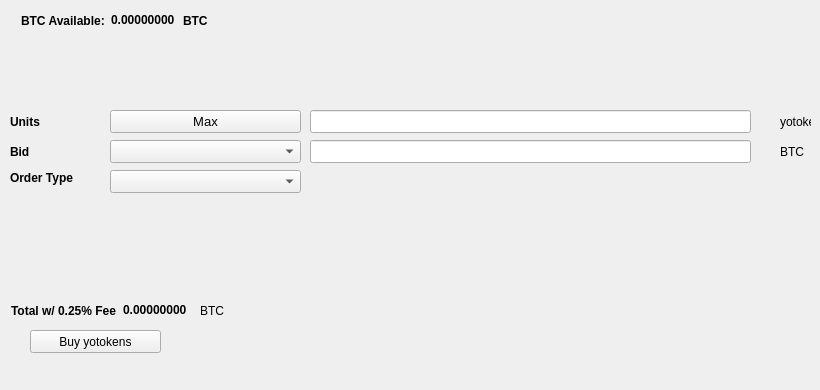
   <widget class="QWidget" name="BuyTab">
    <attribute name="title">
     <string>Buy</string>
    </attribute>
    <widget class="QPushButton" name="Buyyotokens">
     <property name="geometry">
      <rect>
       <x>30</x>
       <y>330</y>
       <width>131</width>
       <height>23</height>
      </rect>
     </property>
     <property name="text">
      <string>Buy yotokens</string>
     </property>
     <property name="icon">
      <iconset resource="../yotokens.qrc">
       <normaloff>:/icons/bitcoin</normaloff>:/icons/bitcoin</iconset>
     </property>
    </widget>
    <widget class="QLabel" name="label_3">
     <property name="geometry">
      <rect>
       <x>10</x>
       <y>110</y>
       <width>46</width>
       <height>23</height>
      </rect>
     </property>
     <property name="font">
      <font>
       <weight>75</weight>
       <bold>true</bold>
      </font>
     </property>
     <property name="text">
      <string>Units</string>
     </property>
    </widget>
    <widget class="QLineEdit" name="UnitsInput">
     <property name="geometry">
      <rect>
       <x>310</x>
       <y>110</y>
       <width>441</width>
       <height>23</height>
      </rect>
     </property>
     <property name="font">
      <font>
       <pointsize>9</pointsize>
       <weight>75</weight>
       <bold>true</bold>
      </font>
     </property>
    </widget>
    <widget class="QLineEdit" name="BuyBidPriceEdit">
     <property name="geometry">
      <rect>
       <x>310</x>
       <y>140</y>
       <width>441</width>
       <height>23</height>
      </rect>
     </property>
     <property name="font">
      <font>
       <pointsize>9</pointsize>
       <weight>75</weight>
       <bold>true</bold>
      </font>
     </property>
    </widget>
    <widget class="QLabel" name="label_4">
     <property name="geometry">
      <rect>
       <x>780</x>
       <y>110</y>
       <width>31</width>
       <height>23</height>
      </rect>
     </property>
     <property name="text">
      <string>yotokens</string>
     </property>
    </widget>
    <widget class="QLabel" name="label_5">
     <property name="geometry">
      <rect>
       <x>780</x>
       <y>140</y>
       <width>31</width>
       <height>23</height>
      </rect>
     </property>
     <property name="text">
      <string>BTC</string>
     </property>
    </widget>
    <widget class="QLabel" name="label_6">
     <property name="geometry">
      <rect>
       <x>10</x>
       <y>140</y>
       <width>46</width>
       <height>23</height>
      </rect>
     </property>
     <property name="font">
      <font>
       <weight>75</weight>
       <bold>true</bold>
      </font>
     </property>
     <property name="text">
      <string>Bid</string>
     </property>
    </widget>
    <widget class="QLabel" name="label_7">
     <property name="geometry">
      <rect>
       <x>10</x>
       <y>170</y>
       <width>91</width>
       <height>16</height>
      </rect>
     </property>
     <property name="font">
      <font>
       <weight>75</weight>
       <bold>true</bold>
      </font>
     </property>
     <property name="text">
      <string>Order Type</string>
     </property>
    </widget>
    <widget class="QPushButton" name="Buy_Max_Amount">
     <property name="geometry">
      <rect>
       <x>110</x>
       <y>110</y>
       <width>191</width>
       <height>23</height>
      </rect>
     </property>
     <property name="font">
      <font>
       <pointsize>10</pointsize>
      </font>
     </property>
     <property name="text">
      <string>Max</string>
     </property>
    </widget>
    <widget class="QComboBox" name="BuyBidcomboBox">
     <property name="geometry">
      <rect>
       <x>110</x>
       <y>140</y>
       <width>191</width>
       <height>23</height>
      </rect>
     </property>
     <property name="font">
      <font>
       <pointsize>10</pointsize>
      </font>
     </property>
    </widget>
    <widget class="QComboBox" name="buyOrdertypeCombo">
     <property name="geometry">
      <rect>
       <x>110</x>
       <y>170</y>
       <width>191</width>
       <height>23</height>
      </rect>
     </property>
     <property name="font">
      <font>
       <pointsize>10</pointsize>
      </font>
     </property>
    </widget>
    <widget class="QWidget" name="layoutWidget1">
     <property name="geometry">
      <rect>
       <x>21</x>
       <y>11</y>
       <width>227</width>
       <height>19</height>
      </rect>
     </property>
     <layout class="QHBoxLayout" name="horizontalLayout_3">
      <item>
       <widget class="QLabel" name="label232">
        <property name="font">
         <font>
          <weight>75</weight>
          <bold>true</bold>
         </font>
        </property>
        <property name="text">
         <string>BTC Available:</string>
        </property>
       </widget>
      </item>
      <item>
       <widget class="QLabel" name="BtcAvailableLbl">
        <property name="palette">
         <palette>
          <active>
           <colorrole role="WindowText">
            <brush brushstyle="SolidPattern">
             <color alpha="255">
              <red>0</red>
              <green>0</green>
              <blue>0</blue>
             </color>
            </brush>
           </colorrole>
           <colorrole role="Button">
            <brush brushstyle="SolidPattern">
             <color alpha="255">
              <red>0</red>
              <green>170</green>
              <blue>0</blue>
             </color>
            </brush>
           </colorrole>
           <colorrole role="Light">
            <brush brushstyle="SolidPattern">
             <color alpha="255">
              <red>0</red>
              <green>255</green>
              <blue>0</blue>
             </color>
            </brush>
           </colorrole>
           <colorrole role="Midlight">
            <brush brushstyle="SolidPattern">
             <color alpha="255">
              <red>0</red>
              <green>212</green>
              <blue>0</blue>
             </color>
            </brush>
           </colorrole>
           <colorrole role="Dark">
            <brush brushstyle="SolidPattern">
             <color alpha="255">
              <red>0</red>
              <green>85</green>
              <blue>0</blue>
             </color>
            </brush>
           </colorrole>
           <colorrole role="Mid">
            <brush brushstyle="SolidPattern">
             <color alpha="255">
              <red>0</red>
              <green>113</green>
              <blue>0</blue>
             </color>
            </brush>
           </colorrole>
           <colorrole role="Text">
            <brush brushstyle="SolidPattern">
             <color alpha="255">
              <red>0</red>
              <green>170</green>
              <blue>0</blue>
             </color>
            </brush>
           </colorrole>
           <colorrole role="BrightText">
            <brush brushstyle="SolidPattern">
             <color alpha="255">
              <red>255</red>
              <green>255</green>
              <blue>255</blue>
             </color>
            </brush>
           </colorrole>
           <colorrole role="ButtonText">
            <brush brushstyle="SolidPattern">
             <color alpha="255">
              <red>0</red>
              <green>0</green>
              <blue>0</blue>
             </color>
            </brush>
           </colorrole>
           <colorrole role="Base">
            <brush brushstyle="SolidPattern">
             <color alpha="255">
              <red>255</red>
              <green>255</green>
              <blue>255</blue>
             </color>
            </brush>
           </colorrole>
           <colorrole role="Window">
            <brush brushstyle="SolidPattern">
             <color alpha="255">
              <red>0</red>
              <green>170</green>
              <blue>0</blue>
             </color>
            </brush>
           </colorrole>
           <colorrole role="Shadow">
            <brush brushstyle="SolidPattern">
             <color alpha="255">
              <red>0</red>
              <green>0</green>
              <blue>0</blue>
             </color>
            </brush>
           </colorrole>
           <colorrole role="AlternateBase">
            <brush brushstyle="SolidPattern">
             <color alpha="255">
              <red>127</red>
              <green>212</green>
              <blue>127</blue>
             </color>
            </brush>
           </colorrole>
           <colorrole role="ToolTipBase">
            <brush brushstyle="SolidPattern">
             <color alpha="255">
              <red>255</red>
              <green>255</green>
              <blue>220</blue>
             </color>
            </brush>
           </colorrole>
           <colorrole role="ToolTipText">
            <brush brushstyle="SolidPattern">
             <color alpha="255">
              <red>0</red>
              <green>0</green>
              <blue>0</blue>
             </color>
            </brush>
           </colorrole>
          </active>
          <inactive>
           <colorrole role="WindowText">
            <brush brushstyle="SolidPattern">
             <color alpha="255">
              <red>0</red>
              <green>0</green>
              <blue>0</blue>
             </color>
            </brush>
           </colorrole>
           <colorrole role="Button">
            <brush brushstyle="SolidPattern">
             <color alpha="255">
              <red>0</red>
              <green>170</green>
              <blue>0</blue>
             </color>
            </brush>
           </colorrole>
           <colorrole role="Light">
            <brush brushstyle="SolidPattern">
             <color alpha="255">
              <red>0</red>
              <green>255</green>
              <blue>0</blue>
             </color>
            </brush>
           </colorrole>
           <colorrole role="Midlight">
            <brush brushstyle="SolidPattern">
             <color alpha="255">
              <red>0</red>
              <green>212</green>
              <blue>0</blue>
             </color>
            </brush>
           </colorrole>
           <colorrole role="Dark">
            <brush brushstyle="SolidPattern">
             <color alpha="255">
              <red>0</red>
              <green>85</green>
              <blue>0</blue>
             </color>
            </brush>
           </colorrole>
           <colorrole role="Mid">
            <brush brushstyle="SolidPattern">
             <color alpha="255">
              <red>0</red>
              <green>113</green>
              <blue>0</blue>
             </color>
            </brush>
           </colorrole>
           <colorrole role="Text">
            <brush brushstyle="SolidPattern">
             <color alpha="255">
              <red>0</red>
              <green>170</green>
              <blue>0</blue>
             </color>
            </brush>
           </colorrole>
           <colorrole role="BrightText">
            <brush brushstyle="SolidPattern">
             <color alpha="255">
              <red>255</red>
              <green>255</green>
              <blue>255</blue>
             </color>
            </brush>
           </colorrole>
           <colorrole role="ButtonText">
            <brush brushstyle="SolidPattern">
             <color alpha="255">
              <red>0</red>
              <green>0</green>
              <blue>0</blue>
             </color>
            </brush>
           </colorrole>
           <colorrole role="Base">
            <brush brushstyle="SolidPattern">
             <color alpha="255">
              <red>255</red>
              <green>255</green>
              <blue>255</blue>
             </color>
            </brush>
           </colorrole>
           <colorrole role="Window">
            <brush brushstyle="SolidPattern">
             <color alpha="255">
              <red>0</red>
              <green>170</green>
              <blue>0</blue>
             </color>
            </brush>
           </colorrole>
           <colorrole role="Shadow">
            <brush brushstyle="SolidPattern">
             <color alpha="255">
              <red>0</red>
              <green>0</green>
              <blue>0</blue>
             </color>
            </brush>
           </colorrole>
           <colorrole role="AlternateBase">
            <brush brushstyle="SolidPattern">
             <color alpha="255">
              <red>127</red>
              <green>212</green>
              <blue>127</blue>
             </color>
            </brush>
           </colorrole>
           <colorrole role="ToolTipBase">
            <brush brushstyle="SolidPattern">
             <color alpha="255">
              <red>255</red>
              <green>255</green>
              <blue>220</blue>
             </color>
            </brush>
           </colorrole>
           <colorrole role="ToolTipText">
            <brush brushstyle="SolidPattern">
             <color alpha="255">
              <red>0</red>
              <green>0</green>
              <blue>0</blue>
             </color>
            </brush>
           </colorrole>
          </inactive>
          <disabled>
           <colorrole role="WindowText">
            <brush brushstyle="SolidPattern">
             <color alpha="255">
              <red>0</red>
              <green>85</green>
              <blue>0</blue>
             </color>
            </brush>
           </colorrole>
           <colorrole role="Button">
            <brush brushstyle="SolidPattern">
             <color alpha="255">
              <red>0</red>
              <green>170</green>
              <blue>0</blue>
             </color>
            </brush>
           </colorrole>
           <colorrole role="Light">
            <brush brushstyle="SolidPattern">
             <color alpha="255">
              <red>0</red>
              <green>255</green>
              <blue>0</blue>
             </color>
            </brush>
           </colorrole>
           <colorrole role="Midlight">
            <brush brushstyle="SolidPattern">
             <color alpha="255">
              <red>0</red>
              <green>212</green>
              <blue>0</blue>
             </color>
            </brush>
           </colorrole>
           <colorrole role="Dark">
            <brush brushstyle="SolidPattern">
             <color alpha="255">
              <red>0</red>
              <green>85</green>
              <blue>0</blue>
             </color>
            </brush>
           </colorrole>
           <colorrole role="Mid">
            <brush brushstyle="SolidPattern">
             <color alpha="255">
              <red>0</red>
              <green>113</green>
              <blue>0</blue>
             </color>
            </brush>
           </colorrole>
           <colorrole role="Text">
            <brush brushstyle="SolidPattern">
             <color alpha="255">
              <red>0</red>
              <green>85</green>
              <blue>0</blue>
             </color>
            </brush>
           </colorrole>
           <colorrole role="BrightText">
            <brush brushstyle="SolidPattern">
             <color alpha="255">
              <red>255</red>
              <green>255</green>
              <blue>255</blue>
             </color>
            </brush>
           </colorrole>
           <colorrole role="ButtonText">
            <brush brushstyle="SolidPattern">
             <color alpha="255">
              <red>0</red>
              <green>85</green>
              <blue>0</blue>
             </color>
            </brush>
           </colorrole>
           <colorrole role="Base">
            <brush brushstyle="SolidPattern">
             <color alpha="255">
              <red>0</red>
              <green>170</green>
              <blue>0</blue>
             </color>
            </brush>
           </colorrole>
           <colorrole role="Window">
            <brush brushstyle="SolidPattern">
             <color alpha="255">
              <red>0</red>
              <green>170</green>
              <blue>0</blue>
             </color>
            </brush>
           </colorrole>
           <colorrole role="Shadow">
            <brush brushstyle="SolidPattern">
             <color alpha="255">
              <red>0</red>
              <green>0</green>
              <blue>0</blue>
             </color>
            </brush>
           </colorrole>
           <colorrole role="AlternateBase">
            <brush brushstyle="SolidPattern">
             <color alpha="255">
              <red>0</red>
              <green>170</green>
              <blue>0</blue>
             </color>
            </brush>
           </colorrole>
           <colorrole role="ToolTipBase">
            <brush brushstyle="SolidPattern">
             <color alpha="255">
              <red>255</red>
              <green>255</green>
              <blue>220</blue>
             </color>
            </brush>
           </colorrole>
           <colorrole role="ToolTipText">
            <brush brushstyle="SolidPattern">
             <color alpha="255">
              <red>0</red>
              <green>0</green>
              <blue>0</blue>
             </color>
            </brush>
           </colorrole>
          </disabled>
         </palette>
        </property>
        <property name="font">
         <font>
          <weight>75</weight>
          <bold>true</bold>
         </font>
        </property>
        <property name="text">
         <string>0.00000000</string>
        </property>
        <property name="textInteractionFlags">
         <set>Qt::LinksAccessibleByMouse|Qt::TextSelectableByKeyboard|Qt::TextSelectableByMouse</set>
        </property>
       </widget>
      </item>
      <item>
       <widget class="QLabel" name="BtcAvailableLbl_2">
        <property name="font">
         <font>
          <weight>75</weight>
          <bold>true</bold>
         </font>
        </property>
        <property name="text">
         <string>BTC</string>
        </property>
       </widget>
      </item>
     </layout>
    </widget>
    <widget class="QWidget" name="layoutWidge2">
     <property name="geometry">
      <rect>
       <x>11</x>
       <y>301</y>
       <width>259</width>
       <height>19</height>
      </rect>
     </property>
     <layout class="QHBoxLayout" name="horizontalLayout_4">
      <item>
       <widget class="QLabel" name="label_9">
        <property name="font">
         <font>
          <weight>75</weight>
          <bold>true</bold>
         </font>
        </property>
        <property name="text">
         <string>Total w/ 0.25% Fee</string>
        </property>
       </widget>
      </item>
      <item>
       <widget class="QLabel" name="BuyCostLabel">
        <property name="palette">
         <palette>
          <active>
           <colorrole role="WindowText">
            <brush brushstyle="SolidPattern">
             <color alpha="255">
              <red>0</red>
              <green>0</green>
              <blue>0</blue>
             </color>
            </brush>
           </colorrole>
           <colorrole role="Button">
            <brush brushstyle="SolidPattern">
             <color alpha="255">
              <red>0</red>
              <green>170</green>
              <blue>0</blue>
             </color>
            </brush>
           </colorrole>
           <colorrole role="Light">
            <brush brushstyle="SolidPattern">
             <color alpha="255">
              <red>0</red>
              <green>255</green>
              <blue>0</blue>
             </color>
            </brush>
           </colorrole>
           <colorrole role="Midlight">
            <brush brushstyle="SolidPattern">
             <color alpha="255">
              <red>0</red>
              <green>212</green>
              <blue>0</blue>
             </color>
            </brush>
           </colorrole>
           <colorrole role="Dark">
            <brush brushstyle="SolidPattern">
             <color alpha="255">
              <red>0</red>
              <green>85</green>
              <blue>0</blue>
             </color>
            </brush>
           </colorrole>
           <colorrole role="Mid">
            <brush brushstyle="SolidPattern">
             <color alpha="255">
              <red>0</red>
              <green>113</green>
              <blue>0</blue>
             </color>
            </brush>
           </colorrole>
           <colorrole role="Text">
            <brush brushstyle="SolidPattern">
             <color alpha="255">
              <red>0</red>
              <green>170</green>
              <blue>0</blue>
             </color>
            </brush>
           </colorrole>
           <colorrole role="BrightText">
            <brush brushstyle="SolidPattern">
             <color alpha="255">
              <red>255</red>
              <green>255</green>
              <blue>255</blue>
             </color>
            </brush>
           </colorrole>
           <colorrole role="ButtonText">
            <brush brushstyle="SolidPattern">
             <color alpha="255">
              <red>0</red>
              <green>0</green>
              <blue>0</blue>
             </color>
            </brush>
           </colorrole>
           <colorrole role="Base">
            <brush brushstyle="SolidPattern">
             <color alpha="255">
              <red>255</red>
              <green>255</green>
              <blue>255</blue>
             </color>
            </brush>
           </colorrole>
           <colorrole role="Window">
            <brush brushstyle="SolidPattern">
             <color alpha="255">
              <red>0</red>
              <green>170</green>
              <blue>0</blue>
             </color>
            </brush>
           </colorrole>
           <colorrole role="Shadow">
            <brush brushstyle="SolidPattern">
             <color alpha="255">
              <red>0</red>
              <green>0</green>
              <blue>0</blue>
             </color>
            </brush>
           </colorrole>
           <colorrole role="AlternateBase">
            <brush brushstyle="SolidPattern">
             <color alpha="255">
              <red>127</red>
              <green>212</green>
              <blue>127</blue>
             </color>
            </brush>
           </colorrole>
           <colorrole role="ToolTipBase">
            <brush brushstyle="SolidPattern">
             <color alpha="255">
              <red>255</red>
              <green>255</green>
              <blue>220</blue>
             </color>
            </brush>
           </colorrole>
           <colorrole role="ToolTipText">
            <brush brushstyle="SolidPattern">
             <color alpha="255">
              <red>0</red>
              <green>0</green>
              <blue>0</blue>
             </color>
            </brush>
           </colorrole>
          </active>
          <inactive>
           <colorrole role="WindowText">
            <brush brushstyle="SolidPattern">
             <color alpha="255">
              <red>0</red>
              <green>0</green>
              <blue>0</blue>
             </color>
            </brush>
           </colorrole>
           <colorrole role="Button">
            <brush brushstyle="SolidPattern">
             <color alpha="255">
              <red>0</red>
              <green>170</green>
              <blue>0</blue>
             </color>
            </brush>
           </colorrole>
           <colorrole role="Light">
            <brush brushstyle="SolidPattern">
             <color alpha="255">
              <red>0</red>
              <green>255</green>
              <blue>0</blue>
             </color>
            </brush>
           </colorrole>
           <colorrole role="Midlight">
            <brush brushstyle="SolidPattern">
             <color alpha="255">
              <red>0</red>
              <green>212</green>
              <blue>0</blue>
             </color>
            </brush>
           </colorrole>
           <colorrole role="Dark">
            <brush brushstyle="SolidPattern">
             <color alpha="255">
              <red>0</red>
              <green>85</green>
              <blue>0</blue>
             </color>
            </brush>
           </colorrole>
           <colorrole role="Mid">
            <brush brushstyle="SolidPattern">
             <color alpha="255">
              <red>0</red>
              <green>113</green>
              <blue>0</blue>
             </color>
            </brush>
           </colorrole>
           <colorrole role="Text">
            <brush brushstyle="SolidPattern">
             <color alpha="255">
              <red>0</red>
              <green>170</green>
              <blue>0</blue>
             </color>
            </brush>
           </colorrole>
           <colorrole role="BrightText">
            <brush brushstyle="SolidPattern">
             <color alpha="255">
              <red>255</red>
              <green>255</green>
              <blue>255</blue>
             </color>
            </brush>
           </colorrole>
           <colorrole role="ButtonText">
            <brush brushstyle="SolidPattern">
             <color alpha="255">
              <red>0</red>
              <green>0</green>
              <blue>0</blue>
             </color>
            </brush>
           </colorrole>
           <colorrole role="Base">
            <brush brushstyle="SolidPattern">
             <color alpha="255">
              <red>255</red>
              <green>255</green>
              <blue>255</blue>
             </color>
            </brush>
           </colorrole>
           <colorrole role="Window">
            <brush brushstyle="SolidPattern">
             <color alpha="255">
              <red>0</red>
              <green>170</green>
              <blue>0</blue>
             </color>
            </brush>
           </colorrole>
           <colorrole role="Shadow">
            <brush brushstyle="SolidPattern">
             <color alpha="255">
              <red>0</red>
              <green>0</green>
              <blue>0</blue>
             </color>
            </brush>
           </colorrole>
           <colorrole role="AlternateBase">
            <brush brushstyle="SolidPattern">
             <color alpha="255">
              <red>127</red>
              <green>212</green>
              <blue>127</blue>
             </color>
            </brush>
           </colorrole>
           <colorrole role="ToolTipBase">
            <brush brushstyle="SolidPattern">
             <color alpha="255">
              <red>255</red>
              <green>255</green>
              <blue>220</blue>
             </color>
            </brush>
           </colorrole>
           <colorrole role="ToolTipText">
            <brush brushstyle="SolidPattern">
             <color alpha="255">
              <red>0</red>
              <green>0</green>
              <blue>0</blue>
             </color>
            </brush>
           </colorrole>
          </inactive>
          <disabled>
           <colorrole role="WindowText">
            <brush brushstyle="SolidPattern">
             <color alpha="255">
              <red>0</red>
              <green>85</green>
              <blue>0</blue>
             </color>
            </brush>
           </colorrole>
           <colorrole role="Button">
            <brush brushstyle="SolidPattern">
             <color alpha="255">
              <red>0</red>
              <green>170</green>
              <blue>0</blue>
             </color>
            </brush>
           </colorrole>
           <colorrole role="Light">
            <brush brushstyle="SolidPattern">
             <color alpha="255">
              <red>0</red>
              <green>255</green>
              <blue>0</blue>
             </color>
            </brush>
           </colorrole>
           <colorrole role="Midlight">
            <brush brushstyle="SolidPattern">
             <color alpha="255">
              <red>0</red>
              <green>212</green>
              <blue>0</blue>
             </color>
            </brush>
           </colorrole>
           <colorrole role="Dark">
            <brush brushstyle="SolidPattern">
             <color alpha="255">
              <red>0</red>
              <green>85</green>
              <blue>0</blue>
             </color>
            </brush>
           </colorrole>
           <colorrole role="Mid">
            <brush brushstyle="SolidPattern">
             <color alpha="255">
              <red>0</red>
              <green>113</green>
              <blue>0</blue>
             </color>
            </brush>
           </colorrole>
           <colorrole role="Text">
            <brush brushstyle="SolidPattern">
             <color alpha="255">
              <red>0</red>
              <green>85</green>
              <blue>0</blue>
             </color>
            </brush>
           </colorrole>
           <colorrole role="BrightText">
            <brush brushstyle="SolidPattern">
             <color alpha="255">
              <red>255</red>
              <green>255</green>
              <blue>255</blue>
             </color>
            </brush>
           </colorrole>
           <colorrole role="ButtonText">
            <brush brushstyle="SolidPattern">
             <color alpha="255">
              <red>0</red>
              <green>85</green>
              <blue>0</blue>
             </color>
            </brush>
           </colorrole>
           <colorrole role="Base">
            <brush brushstyle="SolidPattern">
             <color alpha="255">
              <red>0</red>
              <green>170</green>
              <blue>0</blue>
             </color>
            </brush>
           </colorrole>
           <colorrole role="Window">
            <brush brushstyle="SolidPattern">
             <color alpha="255">
              <red>0</red>
              <green>170</green>
              <blue>0</blue>
             </color>
            </brush>
           </colorrole>
           <colorrole role="Shadow">
            <brush brushstyle="SolidPattern">
             <color alpha="255">
              <red>0</red>
              <green>0</green>
              <blue>0</blue>
             </color>
            </brush>
           </colorrole>
           <colorrole role="AlternateBase">
            <brush brushstyle="SolidPattern">
             <color alpha="255">
              <red>0</red>
              <green>170</green>
              <blue>0</blue>
             </color>
            </brush>
           </colorrole>
           <colorrole role="ToolTipBase">
            <brush brushstyle="SolidPattern">
             <color alpha="255">
              <red>255</red>
              <green>255</green>
              <blue>220</blue>
             </color>
            </brush>
           </colorrole>
           <colorrole role="ToolTipText">
            <brush brushstyle="SolidPattern">
             <color alpha="255">
              <red>0</red>
              <green>0</green>
              <blue>0</blue>
             </color>
            </brush>
           </colorrole>
          </disabled>
         </palette>
        </property>
        <property name="font">
         <font>
          <weight>75</weight>
          <bold>true</bold>
         </font>
        </property>
        <property name="autoFillBackground">
         <bool>false</bool>
        </property>
        <property name="text">
         <string>0.00000000</string>
        </property>
        <property name="textInteractionFlags">
         <set>Qt::LinksAccessibleByMouse|Qt::TextSelectableByMouse</set>
        </property>
       </widget>
      </item>
      <item>
       <widget class="QLabel" name="label_10">
        <property name="font">
         <font>
          <weight>50</weight>
          <bold>false</bold>
         </font>
        </property>
        <property name="text">
         <string>BTC</string>
        </property>
       </widget>
      </item>
     </layout>
    </widget>
    <widget class="QLabel" name="label_24">
     <property name="geometry">
      <rect>
       <x>460</x>
       <y>300</y>
       <width>281</width>
       <height>81</height>
      </rect>
     </property>
     <property name="text">
      <string/>
     </property>
     <property name="pixmap">
      <pixmap>:/images/bittrex</pixmap>
     </property>
    </widget>
   </widget>
